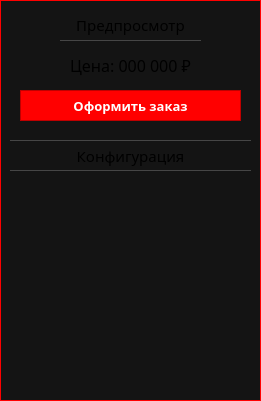
       <widget class="QFrame" name="frame_cart">
        <property name="geometry">
         <rect>
          <x>1030</x>
          <y>120</y>
          <width>261</width>
          <height>401</height>
         </rect>
        </property>
        <property name="font">
         <font>
          <family>Montserrat Medium</family>
          <pointsize>10</pointsize>
         </font>
        </property>
        <property name="styleSheet">
         <string notr="true">QFrame{
background-color: rgb(20,20,20);
border: 1px solid #FF0000;
}</string>
        </property>
        <property name="frameShape">
         <enum>QFrame::StyledPanel</enum>
        </property>
        <property name="frameShadow">
         <enum>QFrame::Raised</enum>
        </property>
        <widget class="QLabel" name="lb_preview">
         <property name="geometry">
          <rect>
           <x>60</x>
           <y>10</y>
           <width>141</width>
           <height>31</height>
          </rect>
         </property>
         <property name="font">
          <font>
           <family>Montserrat Medium</family>
           <pointsize>11</pointsize>
           <kerning>true</kerning>
          </font>
         </property>
         <property name="styleSheet">
          <string notr="true">QLabel{
border: 0px;
border-bottom: 1px solid rgb(70,70,70);
}</string>
         </property>
         <property name="text">
          <string>Предпросмотр</string>
         </property>
         <property name="alignment">
          <set>Qt::AlignCenter</set>
         </property>
        </widget>
        <widget class="QLabel" name="lb_price">
         <property name="geometry">
          <rect>
           <x>10</x>
           <y>50</y>
           <width>241</width>
           <height>31</height>
          </rect>
         </property>
         <property name="font">
          <font>
           <family>Montserrat Medium</family>
           <pointsize>12</pointsize>
           <kerning>true</kerning>
          </font>
         </property>
         <property name="styleSheet">
          <string notr="true">QLabel{
border: 0px;

}</string>
         </property>
         <property name="text">
          <string>Цена: 000 000 ₽</string>
         </property>
         <property name="alignment">
          <set>Qt::AlignCenter</set>
         </property>
        </widget>
        <widget class="QLabel" name="lb_config">
         <property name="geometry">
          <rect>
           <x>10</x>
           <y>140</y>
           <width>241</width>
           <height>31</height>
          </rect>
         </property>
         <property name="font">
          <font>
           <family>Montserrat ExtraBold</family>
           <pointsize>11</pointsize>
           <weight>50</weight>
           <bold>false</bold>
           <kerning>true</kerning>
          </font>
         </property>
         <property name="styleSheet">
          <string notr="true">QLabel{
border: 0px;
border-top: 1px solid rgb(70,70,70);
}</string>
         </property>
         <property name="text">
          <string>Конфигурация</string>
         </property>
         <property name="alignment">
          <set>Qt::AlignCenter</set>
         </property>
        </widget>
        <widget class="QPushButton" name="btn_purcashe">
         <property name="geometry">
          <rect>
           <x>20</x>
           <y>90</y>
           <width>221</width>
           <height>31</height>
          </rect>
         </property>
         <property name="font">
          <font>
           <family>Montserrat SemiBold</family>
           <pointsize>10</pointsize>
           <weight>75</weight>
           <bold>true</bold>
          </font>
         </property>
         <property name="styleSheet">
          <string notr="true">

QPushButton::hover
{
color: white;
background: #bf0000;
}


QPushButton
{
background-color: #FF0000;
color: white;
border: 1px solid #bf0000;
}</string>
         </property>
         <property name="text">
          <string>Оформить заказ</string>
         </property>
        </widget>
        <widget class="QTableWidget" name="table_config">
         <property name="geometry">
          <rect>
           <x>10</x>
           <y>170</y>
           <width>241</width>
           <height>181</height>
          </rect>
         </property>
         <property name="font">
          <font>
           <family>Montserrat Medium</family>
           <pointsize>10</pointsize>
           <stylestrategy>PreferAntialias</stylestrategy>
          </font>
         </property>
         <property name="focusPolicy">
          <enum>Qt::NoFocus</enum>
         </property>
         <property name="styleSheet">
          <string notr="true">QTableWidget::item
{
 	border: 0px;
}

QTableView
{
	background-color: rgb(20,20,20);
	color:  rgb(220,220,220);
	border: 0px;
	border-top: 1px solid rgb(70,70,70);

}

QTableWidget::item:hover {
    color: white;
	background-color:#151515;
}      

QScrollBar:vertical {
	border: none;
    background-color: #151515;
    width: 12px;
    margin: 15px 0 15px 0;
	border-radius: 0px;
 }

/*  HANDLE BAR VERTICAL */
QScrollBar::handle:vertical {	
	background-color: #151515;
	min-height: 30px;
	border-radius: 0px;
	border: 1px solid;
	border-right: 0px;
	border-color: rgb(60,60,60);
}
QScrollBar::handle:vertical:hover{	
	background-color:  rgb(50,50,50);
	border-color: rgb(60,60,60);
}
QScrollBar::handle:vertical:pressed {	
	background-color: rgb(120, 0, 2);
}

/* BTN TOP - SCROLLBAR */
QScrollBar::sub-line:vertical {
	background-color: #151515;
	height: 15px;
	subcontrol-position: top;
	subcontrol-origin: margin;
	border: 0px;
	border-bottom: 1px solid rgb(180, 0, 0);
}
QScrollBar::sub-line:vertical:hover {	
	background-color: #575757;
	border-color: #242424;
}
QScrollBar::sub-line:vertical:pressed {	
	background-color: rgb(120, 0, 2);
}

/* BTN BOTTOM - SCROLLBAR */
QScrollBar::add-line:vertical {
	background-color: #151515;
	height: 15px;
	subcontrol-position: bottom;
	subcontrol-origin: margin;
	border: 1px solid;
	border-color: rgb(60,60,60);
	border: 1px solid;
	border-top:1px solid rgb(180, 0, 0);
	border-right: 0px;
	border-bottom: 0px;
}
QScrollBar::add-line:vertical:hover {	
	background-color: #575757;
	border-color: #242424;
}
QScrollBar::add-line:vertical:pressed {	
	background-color: rgb(120, 0, 2);
}
/* RESET ARROW */
QScrollBar::up-arrow:vertical, QScrollBar::down-arrow:vertical {
	background: none;
}

QScrollBar::add-page:vertical, QScrollBar::sub-page:vertical {
	background: none;
}
</string>
         </property>
         <property name="editTriggers">
          <set>QAbstractItemView::NoEditTriggers</set>
         </property>
         <property name="alternatingRowColors">
          <bool>false</bool>
         </property>
         <property name="selectionMode">
          <enum>QAbstractItemView::NoSelection</enum>
         </property>
         <property name="selectionBehavior">
          <enum>QAbstractItemView::SelectRows</enum>
         </property>
         <property name="showGrid">
          <bool>false</bool>
         </property>
         <attribute name="horizontalHeaderVisible">
          <bool>false</bool>
         </attribute>
         <attribute name="horizontalHeaderCascadingSectionResizes">
          <bool>false</bool>
         </attribute>
         <attribute name="horizontalHeaderDefaultSectionSize">
          <number>30</number>
         </attribute>
         <attribute name="horizontalHeaderMinimumSectionSize">
          <number>1</number>
         </attribute>
         <attribute name="verticalHeaderVisible">
          <bool>false</bool>
         </attribute>
         <attribute name="verticalHeaderMinimumSectionSize">
          <number>20</number>
         </attribute>
         <column>
          <property name="text">
           <string>id</string>
          </property>
         </column>
         <column>
          <property name="text">
           <string>название</string>
          </property>
         </column>
         <column>
          <property name="text">
           <string>цена</string>
          </property>
         </column>
         <column>
          <property name="text">
           <string>рубль</string>
          </property>
         </column>
        </widget>
       </widget>
